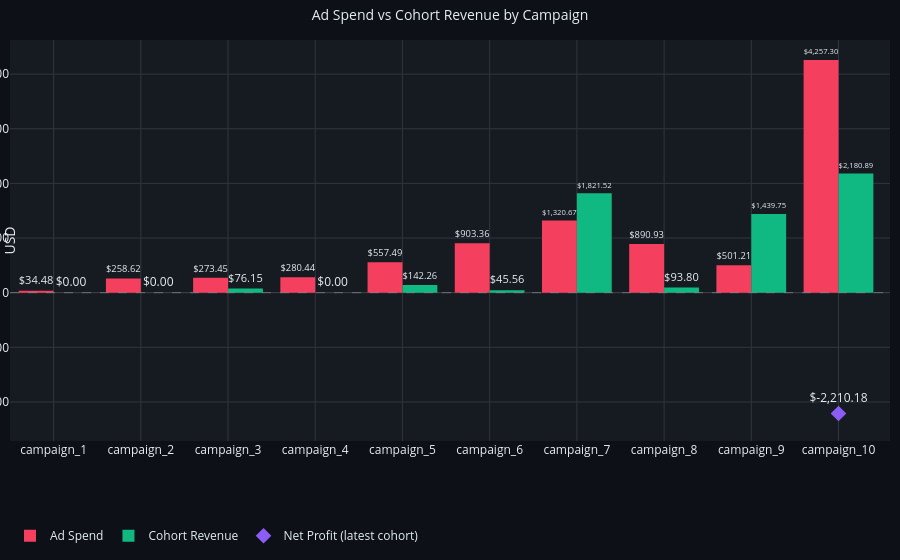

The cell this chart's notebook holds for it:
### Markdown cell above
### Ad Spend vs Cohort Revenue by Campaign

### Code cell
fig = _fig_campaign_roi(summary, cum_profit_df)
if fig:
    fig.show()

### Figure 1 — Plotly figure (JSON) as saved in the notebook; plotly's stock layout.template omitted (floating-point values rounded to 4 significant figures)
{"data": [{"marker": {"color": "#F43F5E"}, "name": "Ad Spend", "text": ["$34.48", "$258.62", "$273.45", "$280.44", "$557.49", "$903.36", "$1,320.67", "$890.93", "$501.21", "$4,257.30"], "textposition": "outside", "type": "bar", "x": ["campaign_1", "campaign_2", "campaign_3", "campaign_4", "campaign_5", "campaign_6", "campaign_7", "campaign_8", "campaign_9", "campaign_10"], "y": [34.48, 258.6, 273.4, 280.4, 557.5, 903.4, 1321.0, 890.9, 501.2, 4257.0]}, {"marker": {"color": "#10B981"}, "name": "Cohort Revenue", "text": ["$0.00", "$0.00", "$76.15", "$0.00", "$142.26", "$45.56", "$1,821.52", "$93.80", "$1,439.75", "$2,180.89"], "textposition": "outside", "type": "bar", "x": ["campaign_1", "campaign_2", "campaign_3", "campaign_4", "campaign_5", "campaign_6", "campaign_7", "campaign_8", "campaign_9", "campaign_10"], "y": [0.0, 0.0, 76.15, 0.0, 142.3, 45.56, 1822.0, 93.8, 1440.0, 2181.0]}, {"marker": {"color": "#8B5CF6", "size": 12, "symbol": "diamond"}, "mode": "markers+text", "name": "Net Profit (latest cohort)", "text": ["$-2,210.18"], "textposition": "top center", "type": "scatter", "x": ["campaign_10"], "y": [-2210.0]}], "layout": {"barmode": "group", "font": {"color": "#E6EDF3", "size": 12}, "legend": {"orientation": "h", "y": -0.2}, "margin": {"b": 60, "l": 10, "r": 10, "t": 40}, "paper_bgcolor": "#0D1117", "plot_bgcolor": "#161B22", "shapes": [{"line": {"color": "#8B949E", "dash": "dash", "width": 1}, "opacity": 0.6, "type": "line", "x0": 0, "x1": 1, "xref": "x domain", "y0": 0, "y1": 0, "yref": "y"}], "title": {"font": {"size": 14}, "text": "Ad Spend vs Cohort Revenue by Campaign"}, "xaxis": {"gridcolor": "#30363D", "showgrid": true}, "yaxis": {"gridcolor": "#30363D", "showgrid": true, "title": {"text": "USD"}}}}
